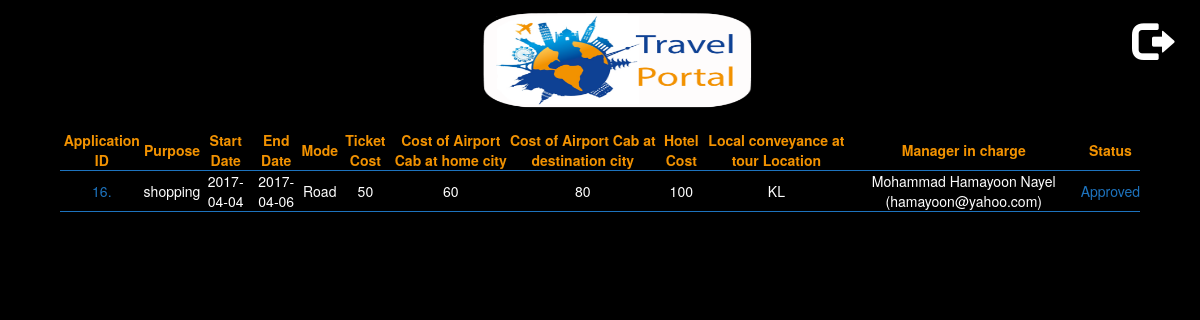
/status.php (signed in), run on the app's committed database.
### tables this page shows
CREATE TABLE `travel_plans` (
  `t_id` int(11) NOT NULL,
  `who` varchar(60) NOT NULL,
  `purpose` varchar(300) NOT NULL,
  `s_date` date NOT NULL,
  `e_date` date NOT NULL,
  `mode_id` int(5) NOT NULL,
  `ticket_cost` int(10) NOT NULL,
  `here_cab` int(10) NOT NULL,
  `there_cab` int(10) NOT NULL,
  `hotel_cost` int(10) NOT NULL,
  `local_conveyance` varchar(255) NOT NULL,
  `status_id` int(5) NOT NULL,
  `manager` varchar(60) NOT NULL
);

CREATE TABLE `mode` (
  `mode_id` int(5) NOT NULL,
  `mode_name` varchar(60) NOT NULL
);

CREATE TABLE `staffs` (
  `email` varchar(60) NOT NULL,
  `name` varchar(80) NOT NULL,
  `role_id` int(5) NOT NULL,
  `password` varchar(80) NOT NULL
);

CREATE TABLE `status` (
  `status_id` int(5) NOT NULL,
  `status_name` varchar(50) NOT NULL
);

### scripts/connect.php (called while the page is built, shortened)
<?php
$db_name = 'travel_portal';

### scripts/functions.inc (called while the page is built, shortened)
<?php
function fetch($sql){
	include ("connect.php");
	$new_ress = array();
	$ress =  $con->query($sql);
							$in = 0;
					while($row = $ress->fetch_assoc())
												{
													 $new_ress[$in] = $row;
													  $in++;
												}
	return $new_ress;
					}
function get_name($em){
    $sql = "SELECT name from staffs where email = '$em';";
    $res = fetch($sql);
    if (!empty($res)) {
        return $res[0]["name"];
    } else {
        return 'Unknown user';
    }
}

### status.php (the view, shortened to what this page needs)
<?php
include ("scripts/functions.inc");
$me = $_SESSION["email"];
$sql = "SELECT * FROM travel_plans t, mode m, status s where t.status_id = s.status_id "
        . "and t.status_id != '1' and m.mode_id = t.mode_id and t.who = '$me'";
$res = fetch($sql);
        ?>
<!DOCTYPE html>
<html>
    <head>
    <link href="css/bootstrap.min.css" rel="stylesheet">
     <link href="css/custom.css" rel="stylesheet">
    </head>
    <body>
    <div class="header">
         <img alt="Brand" src="img/travel_portal.png" class="d-inline-block align-top" alt="">
        <a href="scripts/logout.php"> <span class="glyphicon glyphicon-log-out" aria-hidden logout="true" style="font-size: 40px;  color: white;" id="logo"> </span></a>
        </div>
        <div class="table-display2">
        <table>
            <tr class="title">
                <td>Application ID </td>
                <td>Purpose </td>
                <td>Start Date </td>
                <td>End Date </td>
                <td>Mode </td>
                <td>Ticket Cost </td>
                <td>Cost of Airport Cab at home city</td>
                <td>Cost of Airport Cab at destination city</td>
                <td>Hotel Cost</td>
                <td>Local conveyance at tour Location</td>
                <td>Manager in charge</td>
                <td>Status</td>
            </tr>
            <?php foreach($res as $re){ ?>
            <tr>
                <td class="status"><?= $re["t_id"] ?>.</td>
                <td><?= $re["purpose"] ?></td>
                <td><?= $re["s_date"] ?></td>
                <td><?= $re["e_date"] ?></td>
                <td><?= $re["mode_name"] ?> </td>
                <td><?= $re["ticket_cost"] ?> </td>
                <td><?= $re["here_cab"] ?></td>
                <td><?= $re["there_cab"] ?></td>
                <td><?= $re["hotel_cost"] ?></td>
                <td><?= $re["local_conveyance"] ?></td>
                <td><?= get_name($re["manager"]).' ('.$re["manager"].')' ?></td>
                <?php if($re["status_id"] == 5): ?>
                <td class="underline"><a href="more_info.php?tid=<?= $re["t_id"] ?>"><?= $re["status_name"] ?></a></td>
                <?php else: ?>
                <td class="status"><?php echo $re["status_id"]==6?'Submitted':$re["status_name"] ?></td>
                <?php endif; ?>
            </tr>
            <?php }   ?>
        </table>
               </div>
    </body>
</html>

### css/custom.css (style rules this page uses)
body { background-color: black; }
.header { width: 100%; height: 50px; background: black; }
.header img { width: 23%; height: 100px; margin-left: 40%; margin-top: 10px; }
.header a { margin-left: 31%; }
table { border-collapse: collapse; color: #fff; text-align: center; font-weight: 100; }
.title { font-weight: bold; color: #f29200; }
.status { color: #1d73be; }
td { border-bottom: 1px solid #1d73be; }
.table-display2 { margin-top: 80px; width: 90%; margin-left: 5%; margin-right: 5%; }

### data on the page
travel_plans: t_id "16", purpose "shopping", s_date "2017-04-04", e_date "2017-04-06", mode.mode_name "Road", ticket_cost "50", here_cab "60", there_cab "80", hotel_cost "100", local_conveyance "KL", manager.name "Mohammad Hamayoon Nayel", manager "hamayoon@yahoo.com", status.status_name "Approved"
